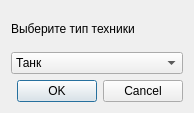
<?xml version="1.0" encoding="UTF-8"?>
<ui version="4.0">
 <class>ChooseType</class>
 <widget class="QDialog" name="ChooseType">
  <property name="geometry">
   <rect>
    <x>0</x>
    <y>0</y>
    <width>194</width>
    <height>113</height>
   </rect>
  </property>
  <property name="windowTitle">
   <string>Dialog</string>
  </property>
  <layout class="QGridLayout" name="gridLayout">
   <item row="0" column="0">
    <widget class="QLabel" name="label">
     <property name="text">
      <string>Выберите тип техники</string>
     </property>
    </widget>
   </item>
   <item row="1" column="0">
    <widget class="QComboBox" name="comboBox">
     <item>
      <property name="text">
       <string>Танк</string>
      </property>
     </item>
     <item>
      <property name="text">
       <string>Корабль</string>
      </property>
     </item>
    </widget>
   </item>
   <item row="2" column="0">
    <widget class="QDialogButtonBox" name="buttonBox">
     <property name="orientation">
      <enum>Qt::Horizontal</enum>
     </property>
     <property name="standardButtons">
      <set>QDialogButtonBox::Cancel|QDialogButtonBox::Ok</set>
     </property>
    </widget>
   </item>
  </layout>
 </widget>
 <resources/>
 <connections>
  <connection>
   <sender>buttonBox</sender>
   <signal>accepted()</signal>
   <receiver>ChooseType</receiver>
   <slot>accept()</slot>
   <hints>
    <hint type="sourcelabel">
     <x>248</x>
     <y>254</y>
    </hint>
    <hint type="destinationlabel">
     <x>157</x>
     <y>274</y>
    </hint>
   </hints>
  </connection>
  <connection>
   <sender>buttonBox</sender>
   <signal>rejected()</signal>
   <receiver>ChooseType</receiver>
   <slot>reject()</slot>
   <hints>
    <hint type="sourcelabel">
     <x>316</x>
     <y>260</y>
    </hint>
    <hint type="destinationlabel">
     <x>286</x>
     <y>274</y>
    </hint>
   </hints>
  </connection>
 </connections>
</ui>
